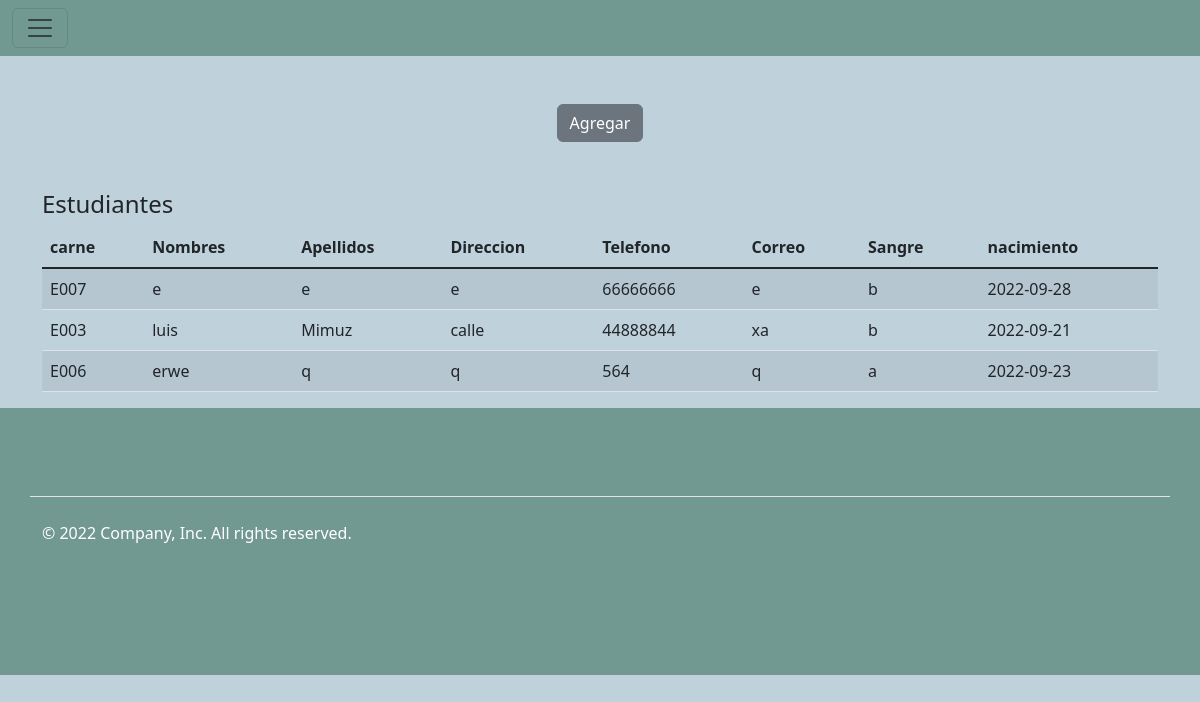
The page / on the database its author committed.
### tables this page shows
CREATE TABLE `estudiantes` (
  `id_estudiante` int NOT NULL AUTO_INCREMENT,
  `carne` varchar(45) DEFAULT NULL,
  `nombres` varchar(45) DEFAULT NULL,
  `apellidos` varchar(45) DEFAULT NULL,
  `direccion` varchar(45) DEFAULT NULL,
  `telefono` varchar(45) DEFAULT NULL,
  `correo_electronico` varchar(45) DEFAULT NULL,
  `id_tipo_sangre` int DEFAULT NULL,
  `fecha_nacimiento` date DEFAULT NULL,
  PRIMARY KEY (`id_estudiante`),
  UNIQUE KEY `id_estudiante_UNIQUE` (`id_estudiante`),
  KEY `Fore_estu_sangre_idx` (`id_tipo_sangre`),
  CONSTRAINT `fore_est_tipsang` FOREIGN KEY (`id_tipo_sangre`) REFERENCES `tipos_sangre` (`id_tipos_sangre`)
);

CREATE TABLE `tipos_sangre` (
  `id_tipos_sangre` int NOT NULL AUTO_INCREMENT,
  `sangre` varchar(45) DEFAULT NULL,
  PRIMARY KEY (`id_tipos_sangre`)
);

### index.php (the view, shortened to what this page needs)
<!doctype html>
<html lang="en">
<head>
  <link rel="stylesheet" href="https://cdn.jsdelivr.net/npm/bootstrap@5.2.0/dist/css/bootstrap.min.css"
>
</head>
<body style="background-color: rgb(191, 209, 219);">
    <header>
<nav class="navbar  " style="background-color: rgb(114, 152, 146); color: white;">
  <div class="container-fluid" style="background-color: rgb(114, 152, 146); color: white;">
    <button class="navbar-toggler" type="button" data-bs-toggle="collapse" data-bs-target="#navbarToggleExternalContent" aria-controls="navbarToggleExternalContent" aria-expanded="false" aria-label="Toggle navigation">
      <span class="navbar-toggler-icon"></span>
    </button>
  </div>
</nav>
    </header>
<div class="container" style="justify-content: center;align-items: center;">
<div class="d-grid gap-3 my-5" style="justify-content: center;align-items: center;text-align:center">
<button type="button" class="btn btn-secondary btn-block" data-bs-toggle="modal" data-bs-target="#exampleModal" onclick="limpiarForms();">
  Agregar
</button>
</div>
        <table class="table table-striped table-inverse table-responsive">
            <thead class="thead-inverse">
                <h4>Estudiantes</h4>
                <tr>
                    <th>carne</th>
                    <th>Nombres</th>
                    <th>Apellidos</th>
                    <th>Direccion</th>
                    <th>Telefono</th>
                    <th>Correo</th>
                    <th>Sangre</th>
                    <th>nacimiento</th>
                </tr>
                </thead>
                <tbody class="table-group-divider" id="tbl_empleados">
                <?php
                include("datos_conexion.php");
                $db_conexion = mysqli_connect($db_host, $db_usr, $db_pass, $db_nombre);
                $db_conexion ->real_query("select e.id_estudiante as id, e.carne,e.nombres, e.apellidos, e.direccion, e.telefono, e.correo_electronico, s.sangre,e.fecha_nacimiento, s.id_tipos_sangre from estudiantes as e inner join tipos_sangre as s on e.id_tipo_sangre = s.id_tipos_sangre;");
                $resultado = $db_conexion->use_result();
                while ($fila = $resultado->fetch_assoc()) {
                    echo"<tr data-id=".$fila['id']." data-ids=".$fila['id_tipos_sangre'].">";
                    echo"<td>".$fila['carne']."</td>";
                    echo"<td>".$fila['nombres']."</td>";
                    echo"<td>".$fila['apellidos']."</td>";
                    echo"<td>".$fila['direccion']."</td>";
                    echo"<td>".$fila['telefono']."</td>";
                    echo"<td>".$fila['correo_electronico']."</td>";
                    echo"<td>".$fila['sangre']."</td>";
                    echo"<td>".$fila['fecha_nacimiento']."</td>";
                    echo"</tr>";
                }
                ?>
                </tbody>
        </table>
 </div>
<footer class="footer mt-auto py-3 "style="background: rgb(114, 152, 146); color: white;">
    <div class="container">
      <footer class="py-5">
        <div class="row">
        <div class="d-flex flex-column flex-sm-row justify-content-between py-4 my-4 border-top">
          <p>&copy; 2022 Company, Inc. All rights reserved.</p>
          <ul class="list-unstyled d-flex">
            <li class="ms-3"><a class="link-dark" href="#"><svg class="bi" width="24" height="24"><use xlink:href="#twitter"/></svg></a></li>
            <li class="ms-3"><a class="link-dark" href="#"><svg class="bi" width="24" height="24"><use xlink:href="#instagram"/></svg></a></li>
            <li class="ms-3"><a class="link-dark" href="#"><svg class="bi" width="24" height="24"><use xlink:href="#facebook"/></svg></a></li>
          </ul>
        </div>
      </footer>
    </div>
</footer>
</body>
</html>

### rows shown on the page
estudiantes: carne "E007", nombres "e", apellidos "e", direccion "e", telefono "66666666", correo_electronico "e", id_tipo_sangre.sangre "b", fecha_nacimiento "2022-09-28"
estudiantes: carne "E003", nombres "luis", apellidos "Mimuz", direccion "calle", telefono "44888844", correo_electronico "xa", id_tipo_sangre.sangre "b", fecha_nacimiento "2022-09-21"
estudiantes: carne "E006", nombres "erwe", apellidos "q", direccion "q", telefono "564", correo_electronico "q", id_tipo_sangre.sangre "a", fecha_nacimiento "2022-09-23"
